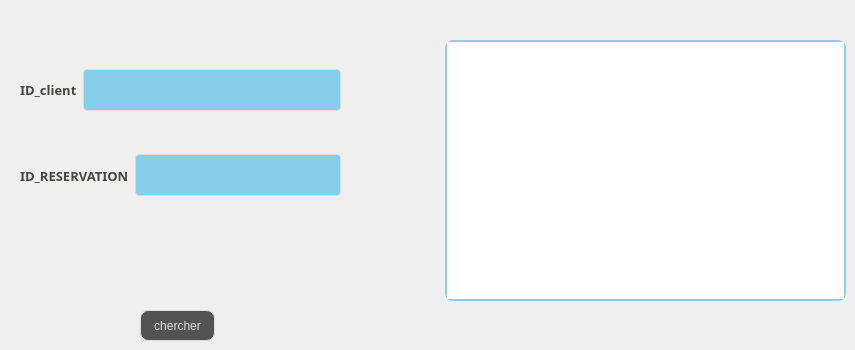
      <widget class="QWidget" name="tab_20">
       <attribute name="title">
        <string>Chercher Reservation</string>
       </attribute>
       <widget class="QPushButton" name="cherchermenu_2">
        <property name="geometry">
         <rect>
          <x>140</x>
          <y>310</y>
          <width>75</width>
          <height>31</height>
         </rect>
        </property>
        <property name="styleSheet">
         <string notr="true">QPushButton {
color: #dcdcdc;
background:#535353;
border: none;

border: 1px solid #DCDCDC;
border-radius: 8px;
}
QPushButton:hover {
color:#fff;
background:#FF5733;
border: none;
}</string>
        </property>
        <property name="text">
         <string>chercher</string>
        </property>
       </widget>
       <widget class="QTableView" name="tabcherchermenu_2">
        <property name="geometry">
         <rect>
          <x>445</x>
          <y>40</y>
          <width>401</width>
          <height>261</height>
         </rect>
        </property>
        <property name="styleSheet">
         <string notr="true">border: 2px solid #87CEEB;
border-radius: 8px;
</string>
        </property>
       </widget>
       <widget class="QWidget" name="layoutWidget_3">
        <property name="geometry">
         <rect>
          <x>20</x>
          <y>60</y>
          <width>321</width>
          <height>60</height>
         </rect>
        </property>
        <layout class="QHBoxLayout" name="horizontalLayout_21">
         <item>
          <widget class="QLabel" name="label_60">
           <property name="font">
            <font>
             <family>Segoe Print</family>
             <pointsize>-1</pointsize>
             <weight>75</weight>
             <bold>true</bold>
            </font>
           </property>
           <property name="styleSheet">
            <string notr="true">background-color: transparent;
	color: #454544;
	font-weight: bold;
	font-size: 13px;</string>
           </property>
           <property name="text">
            <string>ID_client</string>
           </property>
          </widget>
         </item>
         <item>
          <widget class="QLineEdit" name="linecherchermenu_2">
           <property name="styleSheet">
            <string notr="true">
QLineEdit {
  width: 100%;
  padding: 12px 20px;
  margin: 8px 0;
  display: inline-block;
  border: 1px solid #dcdcdc;
  border-radius: 4px;
  box-sizing: border-box;
  background: #87CEEB;
  color: #FFFFFF;
}</string>
           </property>
          </widget>
         </item>
        </layout>
       </widget>
       <widget class="QWidget" name="layoutWidget_10">
        <property name="geometry">
         <rect>
          <x>20</x>
          <y>140</y>
          <width>321</width>
          <height>71</height>
         </rect>
        </property>
        <layout class="QHBoxLayout" name="horizontalLayout_22">
         <item>
          <widget class="QLabel" name="label_61">
           <property name="font">
            <font>
             <family>Segoe Print</family>
             <pointsize>-1</pointsize>
             <weight>75</weight>
             <bold>true</bold>
            </font>
           </property>
           <property name="styleSheet">
            <string notr="true">background-color: transparent;
	color: #454544;
	font-weight: bold;
	font-size: 13px;</string>
           </property>
           <property name="text">
            <string>ID_RESERVATION</string>
           </property>
          </widget>
         </item>
         <item>
          <widget class="QLineEdit" name="linecherchermenu2_2">
           <property name="styleSheet">
            <string notr="true">
QLineEdit {
  width: 100%;
  padding: 12px 20px;
  margin: 8px 0;
  display: inline-block;
  border: 1px solid #dcdcdc;
  border-radius: 4px;
  box-sizing: border-box;
  background: #87CEEB;
  color: #FFFFFF;
}</string>
           </property>
          </widget>
         </item>
        </layout>
       </widget>
      </widget>
